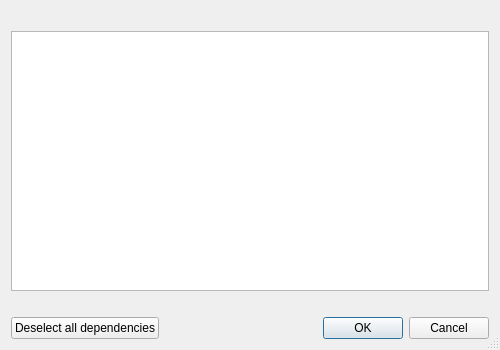
<?xml version="1.0" encoding="UTF-8"?>
<ui version="4.0">
 <class>ReviewMessageBox</class>
 <widget class="QDialog" name="ReviewMessageBox">
  <property name="geometry">
   <rect>
    <x>0</x>
    <y>0</y>
    <width>500</width>
    <height>350</height>
   </rect>
  </property>
  <property name="sizeGripEnabled">
   <bool>true</bool>
  </property>
  <property name="modal">
   <bool>true</bool>
  </property>
  <layout class="QGridLayout" name="gridLayout">
   <item row="2" column="0">
    <widget class="QTreeWidget" name="modTreeWidget">
     <property name="alternatingRowColors">
      <bool>true</bool>
     </property>
     <property name="selectionMode">
      <enum>QAbstractItemView::NoSelection</enum>
     </property>
     <property name="selectionBehavior">
      <enum>QAbstractItemView::SelectItems</enum>
     </property>
     <attribute name="headerVisible">
      <bool>false</bool>
     </attribute>
     <column>
      <property name="text">
       <string/>
      </property>
     </column>
     <column>
      <property name="text">
       <string/>
      </property>
     </column>
    </widget>
   </item>
   <item row="1" column="0">
    <widget class="QLabel" name="explainLabel"/>
   </item>
   <item row="3" column="0">
    <widget class="QLabel" name="onlyCheckedLabel">
     <property name="wordWrap">
      <bool>true</bool>
     </property>
    </widget>
   </item>
   <item row="4" column="0">
    <layout class="QHBoxLayout" name="horizontalLayout">
     <item>
      <widget class="QPushButton" name="toggleDepsButton">
       <property name="text">
        <string>Deselect all dependencies</string>
       </property>
      </widget>
     </item>
     <item>
      <spacer name="actionsSpacer">
       <property name="orientation"><enum>Qt::Horizontal</enum></property>
       <property name="sizeHint" stdset="0"><size><width>16</width><height>0</height></size></property>
      </spacer>
     </item>
     <item>
      <widget class="QDialogButtonBox" name="buttonBox">
       <property name="standardButtons">
        <set>QDialogButtonBox::Cancel|QDialogButtonBox::Ok</set>
       </property>
      </widget>
     </item>
    </layout>
   </item>
  </layout>
 </widget>
 <resources/>
 <connections/>
</ui>
